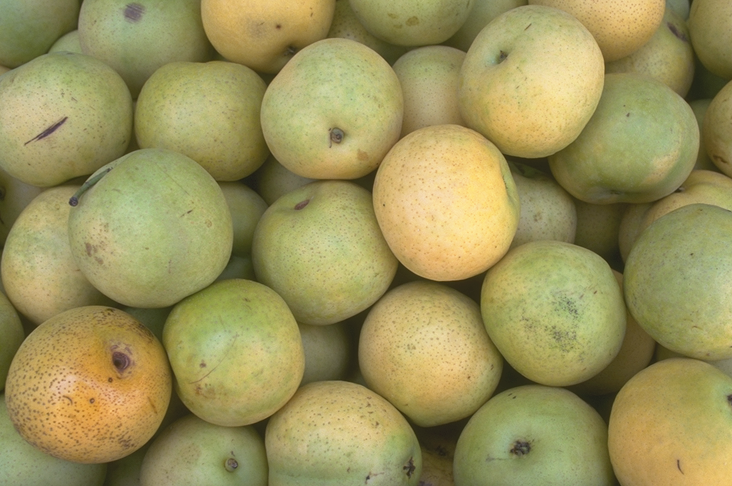
%> input picture pears.png, 732 x 486 px
$ octave Es5.m   (GNU Octave 9; MATLAB toolbox functions it lacks are replaced by stand-ins)
%> lines starting %> are read from the running program, lines starting %| are printed output that depends on the picture
%% Es. 5

clear
close all
clc

% Punto 1

IM = imread("pears.png"); % carico l'immagine
%> IM is the input picture: size 486x732x3 uint8; mean R, G, B 154.5, 146.4, 91.1
IM = rgb2gray(IM); % trasformo l'immagine in bianco e nero
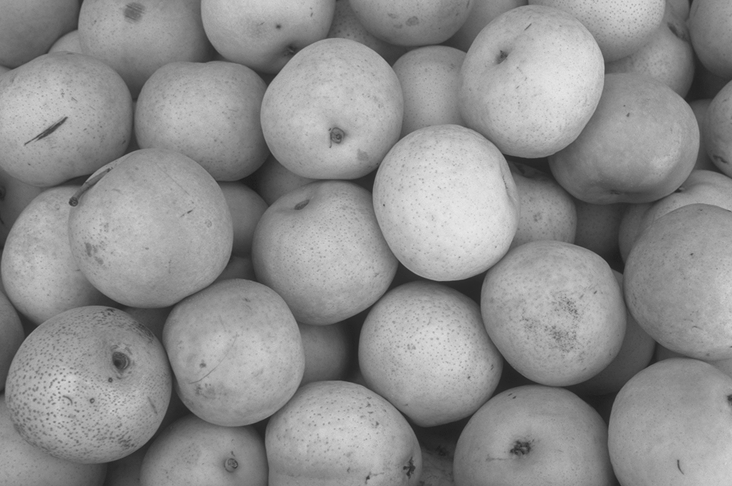
%> IM: size 486x732 uint8; min 28, max 232, mean 142.5
imshow(IM) % visualizzo l'immagine
A = double(IM); % converto l'immagine in formato a virgola mobile

% Punto 2

[U,S,V] = svd(A);

k = 5;

Ak = U(:, 1:k) * S(1:k, 1:k) * V(:, 1:k)';

% Punto 3

figure
subplot(1, 2, 1)
imshow(IM)

subplot(1, 2, 2)
imshow(uint8(Ak))
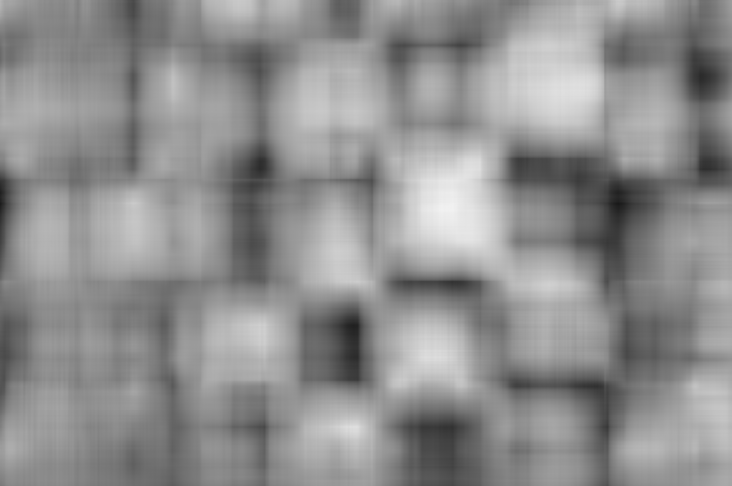
%> displayed picture: size 486x732, on the screen's scale of 0 to 255; min 25, max 241, mean 142.5

% Punto 4

[m, n] = size(A);
%> m = 486; n = 732
rappComp = (m*n) / (k*m + k + k*n)
%> rappComp = 58.37

%

figure
semilogy(1:rank(A), diag(S))
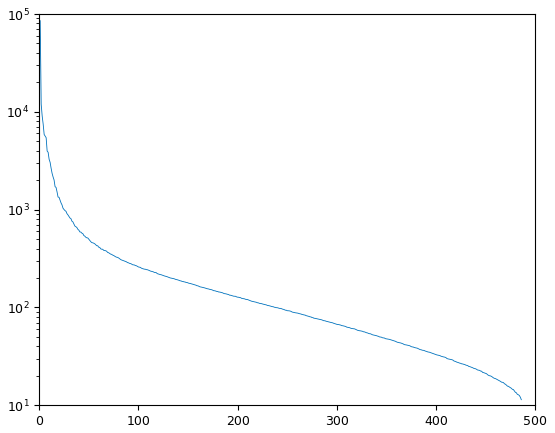
%> figure redrawn from the program's plot data; curve peaks at x = 1, y = 85468.2
% Plot su scala logaritmica dei valori singolari di A. Come asse x il rank
% di A ovvero il minimo tra il numero di righe/colonne di A ovvero il
% numero di elementi contenuti in S (rifletti su come è fatta la matrice)

$ run again, with tape.png copied over pears.png
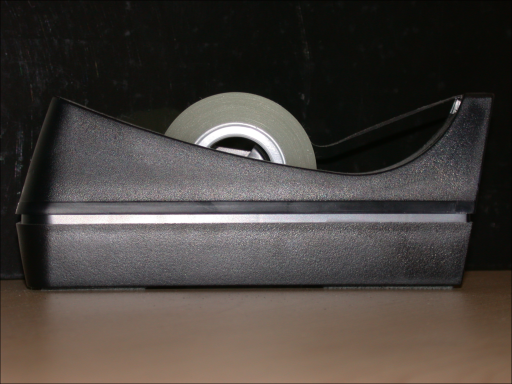
%> input picture tape.png, 512 x 384 px
%> IM is the input picture: size 384x512x3 uint8; mean R, G, B 71.6, 65.5, 61
%> IM: size 384x512 uint8
%> `imshow(uint8(Ak))`:
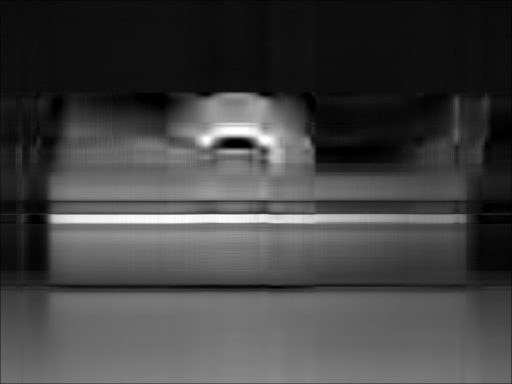
%> displayed picture: size 384x512, on the screen's scale of 0 to 255; min 0, max 255, mean 66.8
%> `semilogy(1:rank(A), diag(S))`:
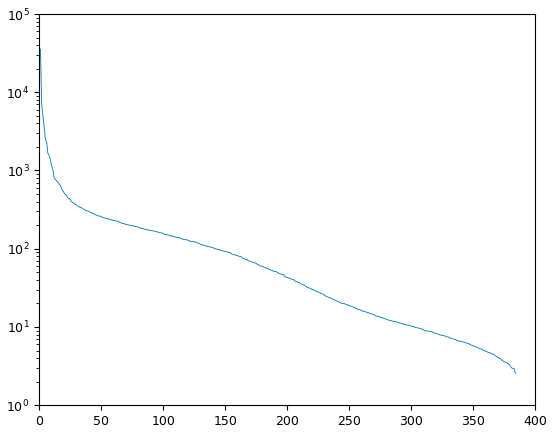
%> figure redrawn from the program's plot data; curve peaks at x = 1, y = 35650.1

$ run again, with tissue.png copied over pears.png
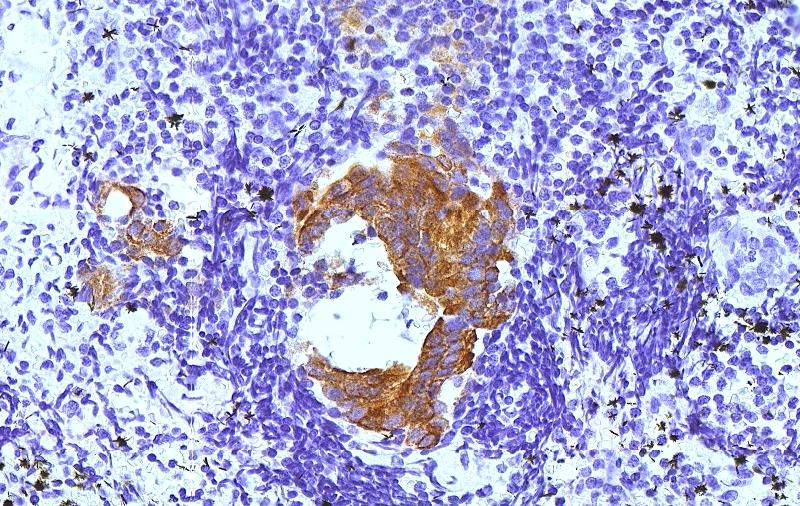
%> input picture tissue.png, 800 x 506 px
%> IM is the input picture: size 506x800x3 uint8; mean R, G, B 172.5, 172.3, 210.6
%> IM: size 506x800 uint8
%> `imshow(uint8(Ak))`:
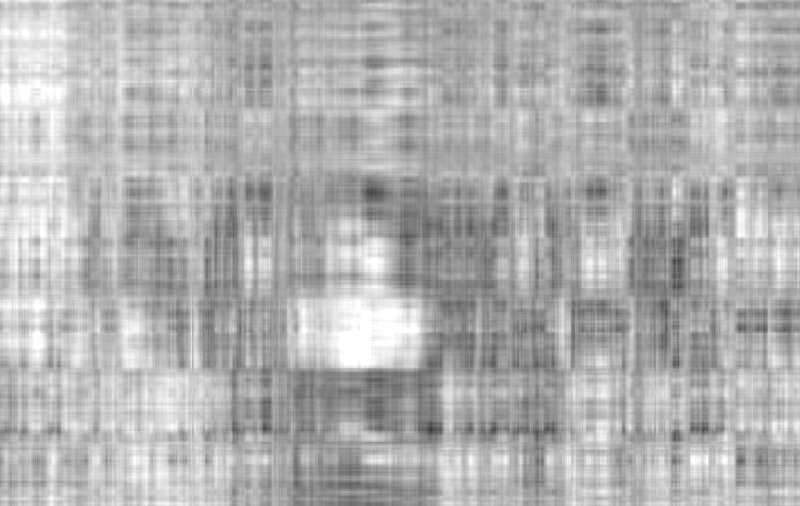
%> displayed picture: size 506x800, on the screen's scale of 0 to 255; min 56, max 255, mean 176.6
%> `semilogy(1:rank(A), diag(S))`:
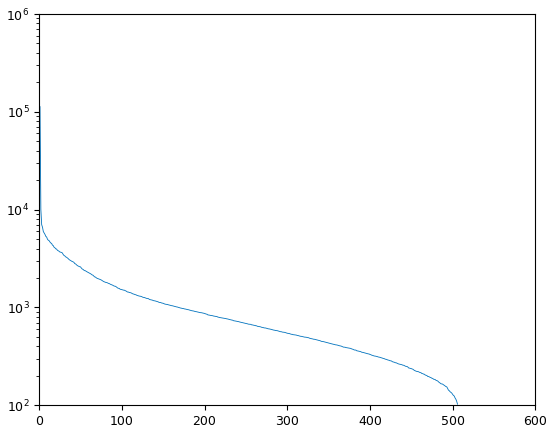
%> figure redrawn from the program's plot data; curve peaks at x = 1, y = 112918.3
